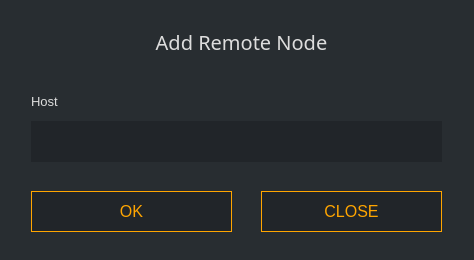
<?xml version="1.0" encoding="UTF-8"?>
<ui version="4.0">
 <class>NewNodeDialog</class>
 <widget class="QDialog" name="NewNodeDialog">
  <property name="windowModality">
   <enum>Qt::ApplicationModal</enum>
  </property>
  <property name="geometry">
   <rect>
    <x>0</x>
    <y>0</y>
    <width>474</width>
    <height>260</height>
   </rect>
  </property>
  <property name="windowTitle">
   <string>New remote node</string>
  </property>
  <property name="styleSheet">
   <string notr="true">border: 0px; background-color: #282d31;</string>
  </property>
  <layout class="QVBoxLayout" name="verticalLayout">
   <item>
    <widget class="QGroupBox" name="groupBox">
     <property name="title">
      <string/>
     </property>
     <widget class="QLabel" name="label">
      <property name="geometry">
       <rect>
        <x>20</x>
        <y>80</y>
        <width>224</width>
        <height>20</height>
       </rect>
      </property>
      <property name="styleSheet">
       <string notr="true">color: #ddd;
border-right: 0px;
font-size: 13px;</string>
      </property>
      <property name="text">
       <string>Host</string>
      </property>
     </widget>
     <widget class="QLineEdit" name="m_hostEdit">
      <property name="geometry">
       <rect>
        <x>20</x>
        <y>110</y>
        <width>411</width>
        <height>41</height>
       </rect>
      </property>
      <property name="styleSheet">
       <string notr="true">background-color: #212529;
border-right: 0px;
color: #e5e5e5;
padding: 5px;</string>
      </property>
     </widget>
     <widget class="QPushButton" name="m_okButton">
      <property name="geometry">
       <rect>
        <x>20</x>
        <y>180</y>
        <width>201</width>
        <height>41</height>
       </rect>
      </property>
      <property name="styleSheet">
       <string notr="true">color: orange; background-color: #212529; border: 1px solid orange; font-size: 16px;</string>
      </property>
      <property name="text">
       <string>OK</string>
      </property>
     </widget>
     <widget class="QPushButton" name="m_cancelButton">
      <property name="geometry">
       <rect>
        <x>250</x>
        <y>180</y>
        <width>181</width>
        <height>41</height>
       </rect>
      </property>
      <property name="styleSheet">
       <string notr="true">color: orange; background-color: #212529; border: 1px solid orange; font-size: 16px;</string>
      </property>
      <property name="text">
       <string>CLOSE</string>
      </property>
     </widget>
     <widget class="QLabel" name="label_3">
      <property name="geometry">
       <rect>
        <x>10</x>
        <y>10</y>
        <width>441</width>
        <height>41</height>
       </rect>
      </property>
      <property name="font">
       <font>
        <family>Raleway</family>
        <pointsize>15</pointsize>
       </font>
      </property>
      <property name="styleSheet">
       <string notr="true">color: #ddd; border-right: 0px;</string>
      </property>
      <property name="text">
       <string>Add Remote Node</string>
      </property>
      <property name="alignment">
       <set>Qt::AlignCenter</set>
      </property>
     </widget>
    </widget>
   </item>
  </layout>
 </widget>
 <resources/>
 <connections>
  <connection>
   <sender>m_okButton</sender>
   <signal>clicked()</signal>
   <receiver>NewNodeDialog</receiver>
   <slot>accept()</slot>
   <hints>
    <hint type="sourcelabel">
     <x>500</x>
     <y>62</y>
    </hint>
    <hint type="destinationlabel">
     <x>276</x>
     <y>44</y>
    </hint>
   </hints>
  </connection>
  <connection>
   <sender>m_cancelButton</sender>
   <signal>clicked()</signal>
   <receiver>NewNodeDialog</receiver>
   <slot>reject()</slot>
   <hints>
    <hint type="sourcelabel">
     <x>417</x>
     <y>62</y>
    </hint>
    <hint type="destinationlabel">
     <x>276</x>
     <y>44</y>
    </hint>
   </hints>
  </connection>
 </connections>
</ui>
